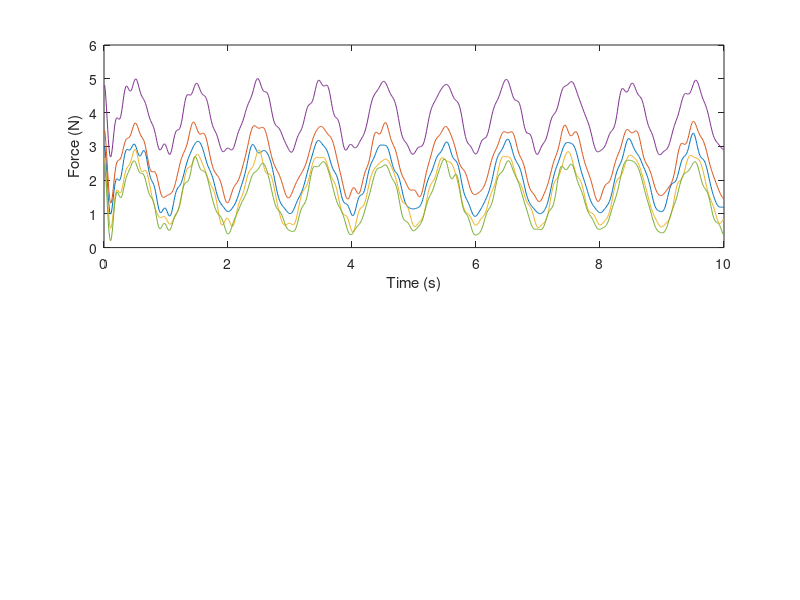

Write the MATLAB code that produced this figure. (Note: this script raises an error after producing the figure.)
% analysis across multiple cycles
% first, simulate a time series of 6 elements, add noise,
% and use a fake Jacobian matrix to compute the UCM analysis.

close all

% setting parameters
n_elements = 5; % number of simulated elements
Fs = 100; % sampling frequency
t = 10; % time in s
Fd = 20; %downsample frequency

assert(n_elements<Fd, "Number of elements must be less than new sample frequency")
assert(n_elements<(t-1), "Number of elements must be less than t - 1")

% generating fake data
x = 1:(t*Fs); % generate time series of cycles at 1 Hz given time and sample freq
element = -cos((x*2*pi)/Fs); % generating basic element
elements = repmat([element]', 1, n_elements);

% add noise to the elements
for i=1:200
    rands = zeros(size(elements));
    for j=1:n_elements
        rands(:,j) = (.01*(cos((x/1000)*128*pi*rand(1))));
    end
    elements = elements + rands;
end
elements = elements + (5*repmat(rand(1,n_elements),Fs*t,1));

% chopping cycles
el_sum = sum(elements,2); % summing elements to find peaks
max_inds = [zeros(t,1)]; % initializing container
for i=1:t
    st = ((i-1)*Fs)+1; % getting starting index
    en = (i*Fs); % getting final index
    [~, ind] = max(el_sum(st:en,:)); % getting index of maximum
    max_inds(i) = st + ind; % storing index of maximum
end

% plotting simulated data, segmenting and  
figure
hold on
subplot(2,1,1)
to_plot = {elements, el_sum};
for i=1:2
    subplot(2,1,i)
    plot(x/Fs, to_plot{i})
    hold on
    xlabel("Time (s)")
    ylabel("Force (N)")
    for val=max_inds
        xline(val/Fs)
    end
end
hold off

% getting regression cotefficients  (i.e. Jacobian)
% note that I am using the whole time series for regression
jacobian = pinv(diff(elements - mean(elements))) * (diff(el_sum - mean(el_sum)));

% now chopping up cycles and stacking them
cycs = zeros(Fd,t-1,n_elements);
for i=2:length(max_inds)
    st = max_inds(i-1);
    en = max_inds(i);
    segs = array_split(elements(st:en,:), Fd);
    for j=1:Fd
        cycs(j,i-1,:) = mean(segs{j});
    end
end

% taking stacked cycles and running synergy index
ucm_results = cell(Fd,1);
for i=1:Fd
    phase = reshape(cycs(i,:,:), t-1, n_elements);
    ucm = UCM(phase, jacobian');
    vucm(i) = ucm.vucm;
    vort(i) = ucm.vort;
    dv(i) = ucm.dv;
end

% plotting results
figure
title("Vucm, Vort, dVz")
subplot(2,1,1)
plot(vucm)
hold on
plot(vort)
legend("Vucm", "Vort")
hold off
xlabel("Phase")
ylabel("Variance")
subplot(2,1,2)
hold on
ylim([-1 1])
plot(dv)
xlabel("Phase")
ylabel("dV")
hold off






